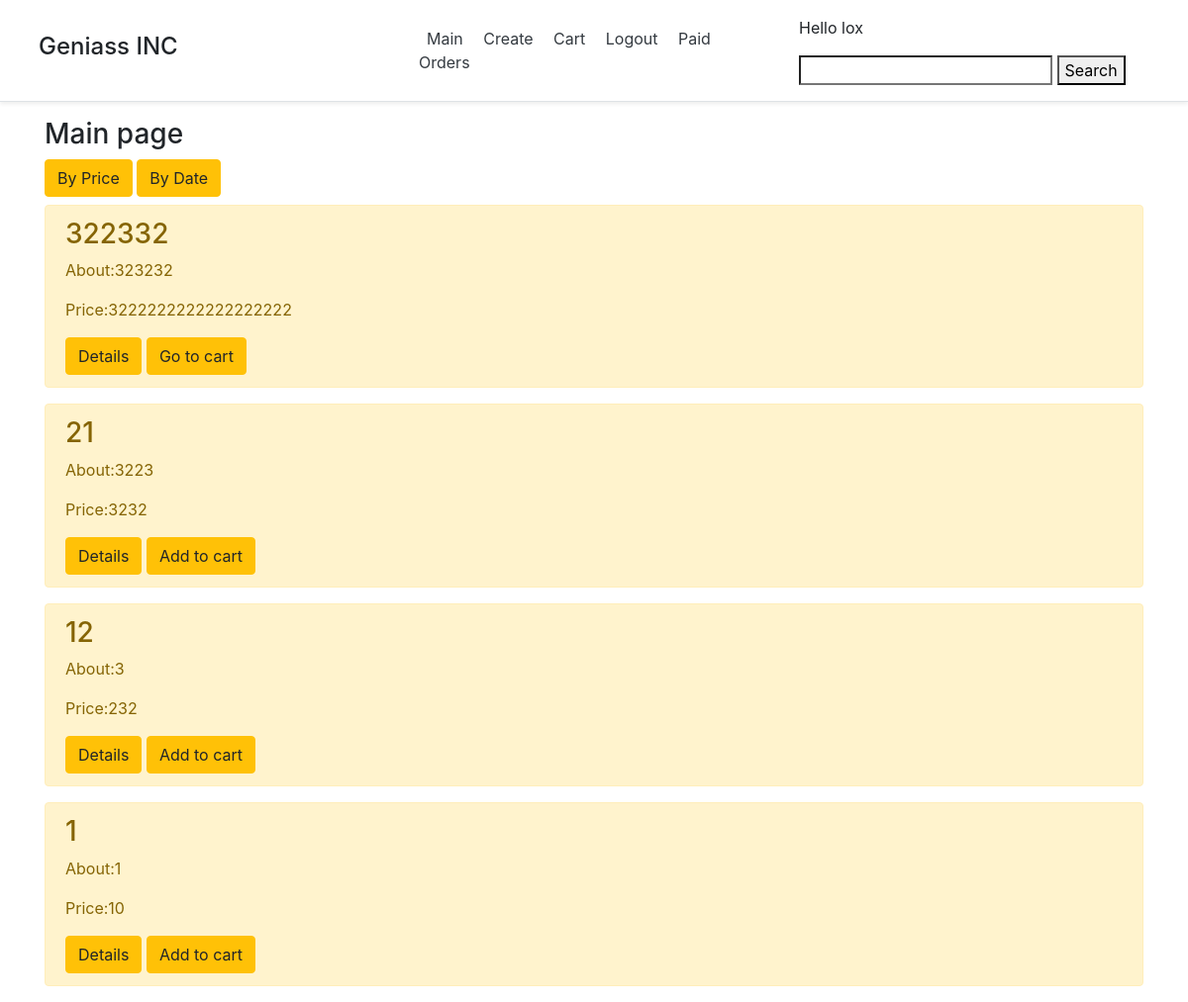
/ (signed in), run on an earlier commit of the app's database.
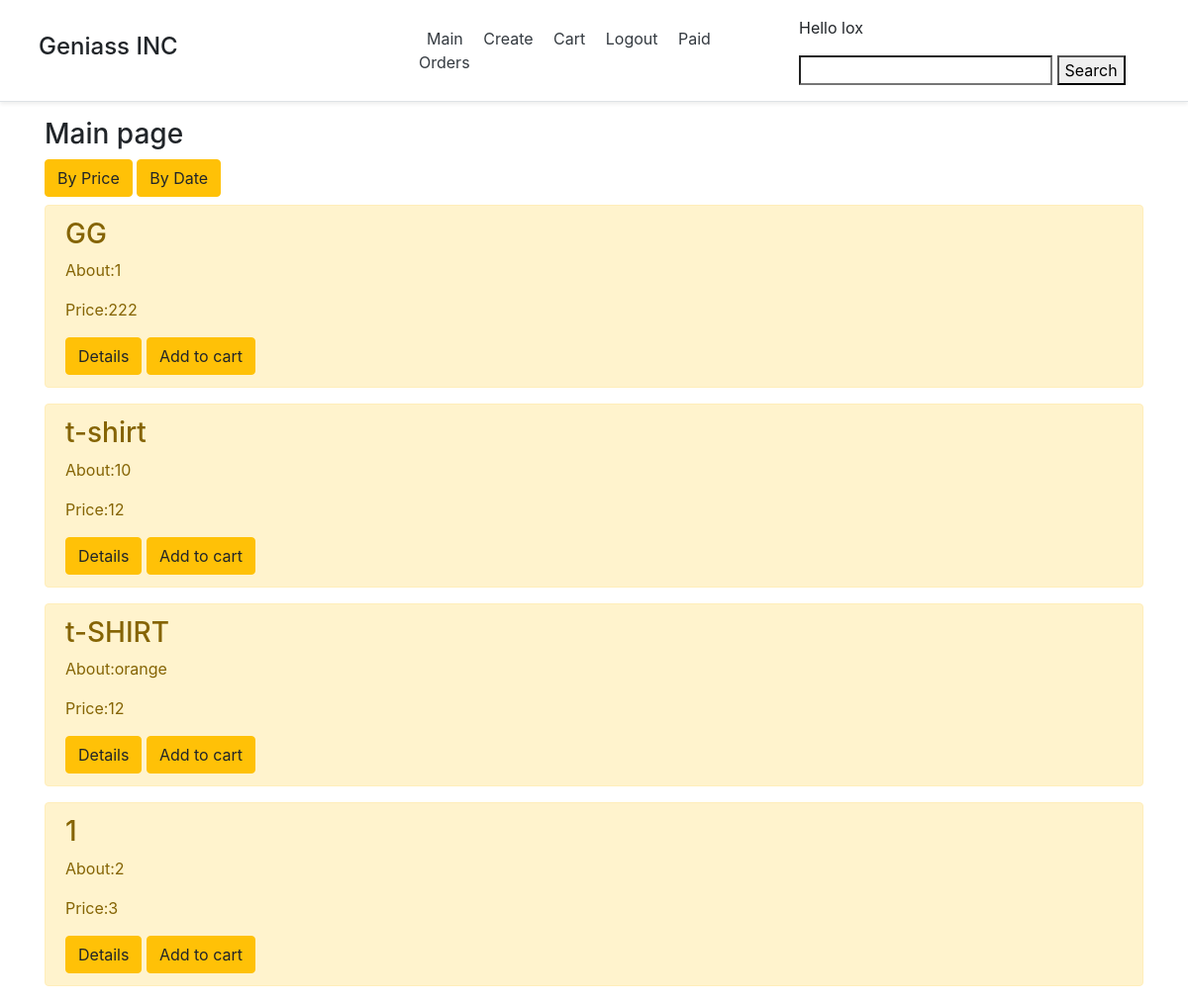
And on a later commit of the database.
### main/models.py (models this page shows)
class Product(models.Model):
    title = models.CharField('Name', max_length = 50)
    price = models.IntegerField('Price')
    task = models.TextField('About')

### main/views.py (the view)
# urls.py: path('', views.index, name='main'),
@login_required(login_url='user:login')
def index(request):
    if request.GET.get('search'):
        search = request.GET.get('search')
        index_by_date = f'/?a=1&search={search}'
        index_by_price = f'/?a=2&search={search}'
        tasks = Product.objects.all().filter(title=search)
    else:
        search = ""
        index_by_date = '/?a=1'
        index_by_price = '/?a=2'
        tasks = Product.objects.order_by('-price')
    if 'a' not in request.GET or len(request.GET) == 0 or request.GET['a'] == '2':
        tasks = tasks.order_by('-price')
    elif request.GET['a'] == '1':
        tasks = tasks.order_by('-id')
    order = Order.objects.filter(owner=request.user, is_ordered=False)
    try:
        current_orders = [product.product for product in order[0].items.all()]
    except:
        current_orders = []
    paid_orders = request.user.catalog.all()
    return render(request, 'main/index.html', {'tasks': tasks, 'index_by_date': index_by_date,
                                               'index_by_price': index_by_price,
                                               'search':search,'current_orders':current_orders,
                                               'paid_orders':paid_orders})

### main/templates/main/index.html (shortened to what this page needs)
{% extends 'main/base.html' %}
{% block main %}
<form class="container">
<h3>Main page</h3>
<a href="{{ index_by_price }}" class = "btn btn-warning">By Price</a>
<a href="{{ index_by_date }}" class = "btn btn-warning">By Date</a>
{% for el in tasks%}
    <div class="alert alert-warning mt-2">
        <h3>{{el.title}}</h3>
        <p>About:{{el.task}}</p>
        <p>Price:{{el.price}}</p>
        <a href="task/{{el.id}}/" class = "btn btn-warning">Details</a>
        {% if el in paid_orders %}
        You own this
        {% elif el not in current_orders %}
        <a href="shopping_cart/add_to_cart/{{el.id}}/" class = "btn btn-warning">Add to cart</a>
        {% else %}
        <a href="shopping_cart/check_cart" class = "btn btn-warning">Go to cart</a>
        {% endif %}
    </div>
{% endfor %}
    </form>
{% endblock %}

What changed in the data, as far as the page shows it:
removed Product: title "322332", task "323232", price "3222222222222222222", shows "Go to cart"
removed Product: title "21", task "3223", price "3232"
removed Product: title "12", task "3", price "232"
removed Product: title "1", task "1", price "10"
added Product: title "GG", task "1", price "222"
added Product: title "t-shirt", task "10", price "12"
added Product: title "t-SHIRT", task "orange", price "12"
added Product: title "1", task "2", price "3"
